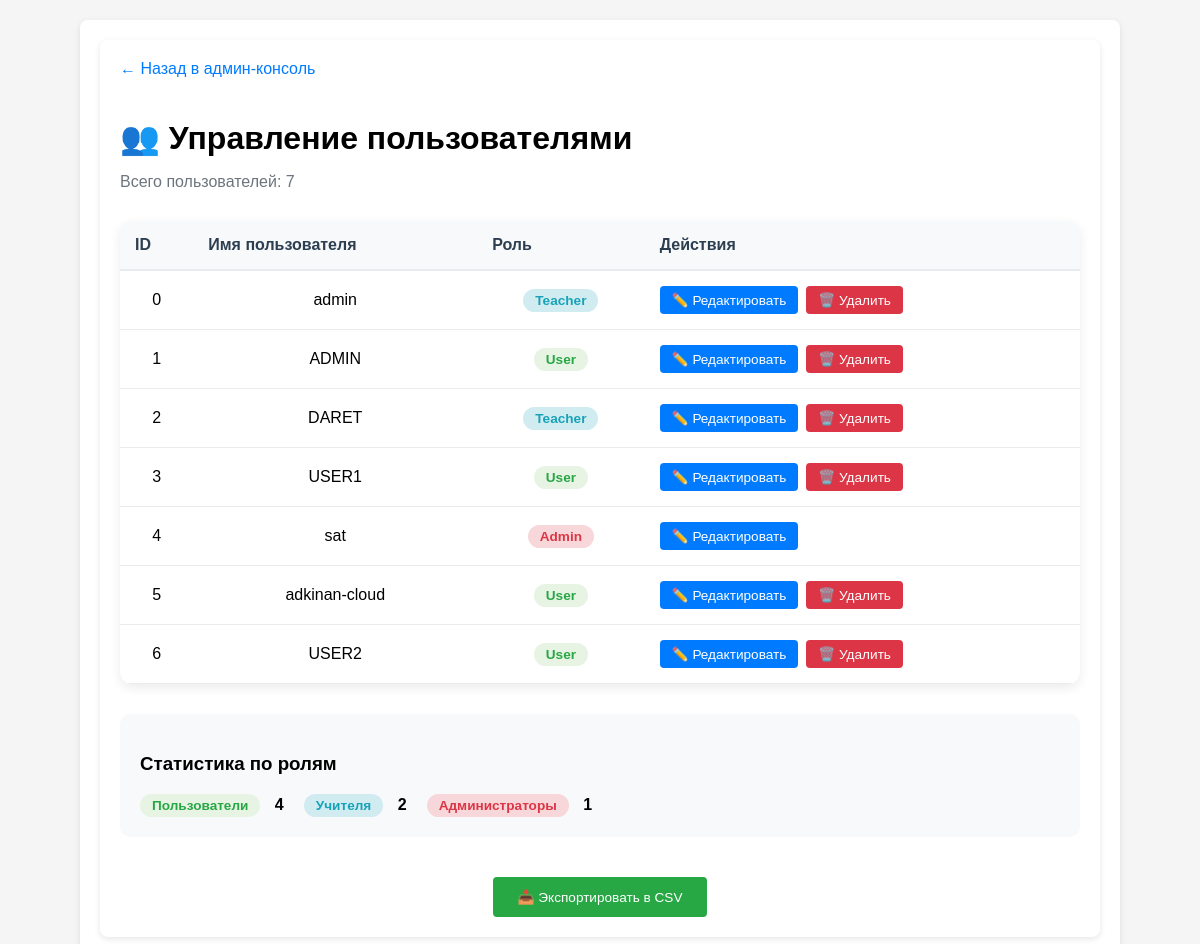
Page /cons/users (signed in) on the earlier database version.
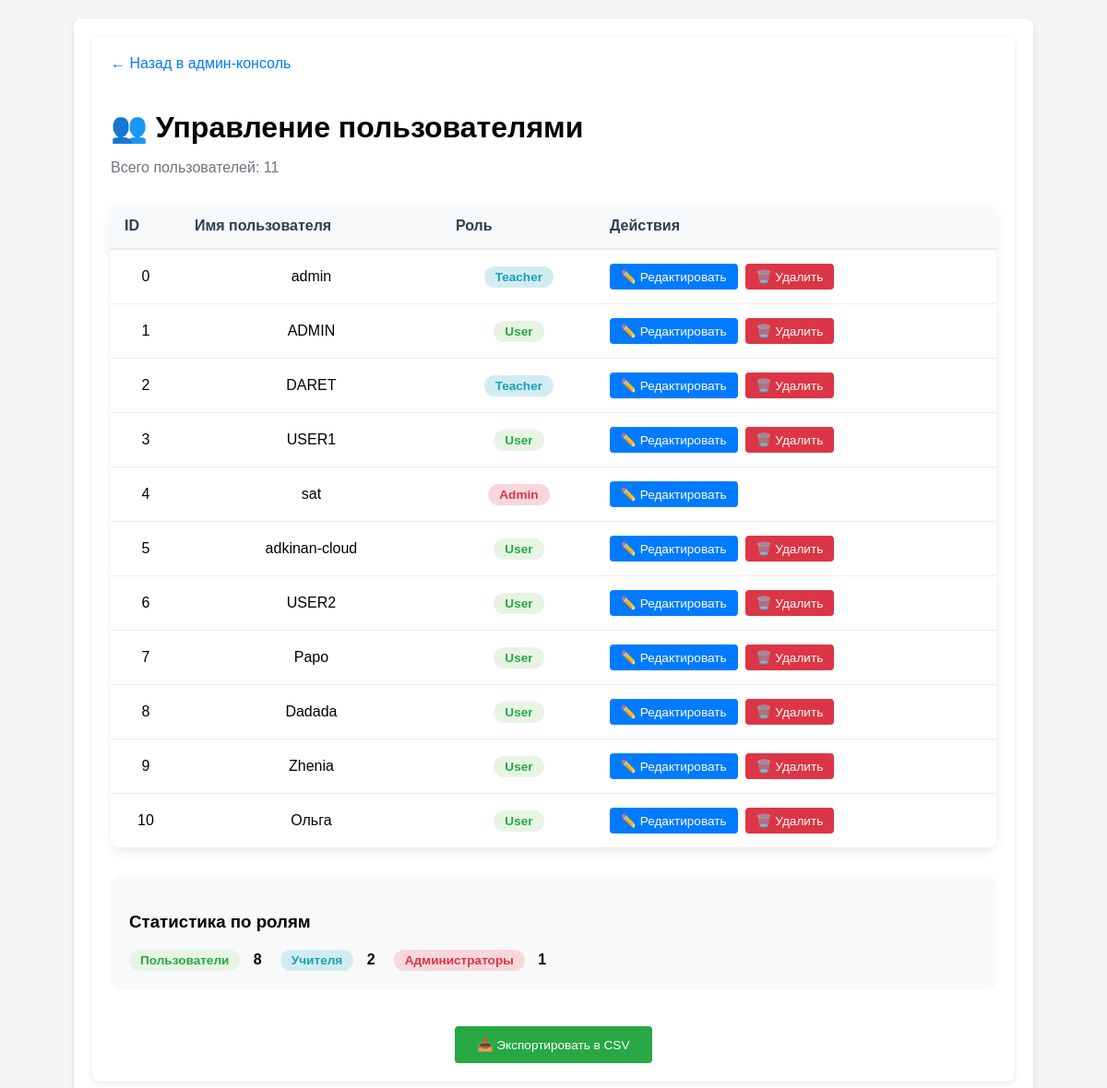
Same page on the later database version.
### app.py (models this page shows, shortened)
class User(db.Model, UserMixin):
    __tablename__ = 'Users'
    id =  db.Column(db.Integer, primary_key=True)
    username = db.Column(db.String(64), unique=True, nullable=False)
    password_hash = db.Column(db.String(64), nullable=False)
    privileges = db.Column(db.Integer, default = 0)
    def __repr__(self):
        return f'<User {self.username}>'
    @property
    def is_admin(self):
        return self.privileges
    @property
    def role_name(self):
        roles = {
            0: 'user',
            1: 'teacher',
            2: 'admin'
        }
        return roles.get(self.privileges, 'unknown')

### app.py (the view)
@app.route('/cons/users')
def console_users():
    if not check_admin():
        return redirect(url_for('ErAuth'))
    users = User.query.order_by(User.id).all()
    return render_template(con + 'console_users.html', users=users)

### app.py (called while the page is built)
@login_manager.user_loader
def load_user(user_id):
    return User.query.get(int(user_id))

def check_admin():
    curent_user = User.query.filter(
        User.username.ilike(
            session.get('curent_user')
        )
    ).first()
    print("DEBUD: curent user-admin is", curent_user)
    print("DEBUG: curent user-admin privileges -", curent_user.is_admin)
    if not curent_user or curent_user.role_name != 'admin':
        return False
    else:
        return True

### templates/console_dir/console_users.html (shortened to what this page needs)
{% extends 'base.html' %}
{% block content %}
<div class="container">
    <div style="margin-bottom: 30px;">
        <a href="{{ url_for('cons') }}" style="text-decoration: none; color: #007bff; display: inline-block; margin-bottom: 20px;">
            ← Назад в админ-консоль
        </a>
        <h1 style="margin-bottom: 10px;">👥 Управление пользователями</h1>
        <p style="color: #6c757d;">Всего пользователей: {{ users|length }}</p>
    </div>
    <div class="users-table">
        <table>
            <thead>
                <tr>
                    <th>ID</th>
                    <th>Имя пользователя</th>
                    <th>Роль</th>
                    <th>Действия</th>
                </tr>
            </thead>
            <tbody>
                {% for user in users %}
                <tr>
                    <td>{{ user.id }}</td>
                    <td>{{ user.username }}</td>
                    <td>
                        <span class="user-role-badge role-{{ user.role_name }}">
                            {{ user.role_name|title }}
                        </span>
                    </td>
                    <td>
                        <div class="action-buttons">
                            <a href="{{ url_for('console_user_edit', user_id=user.id) }}"
                               class="action-btn edit">✏️ Редактировать</a>
                            {% if user.username != session.get('curent_user') %}
                            <form action="{{ url_for('console_user_delete', user_id=user.id) }}"
                                  method="POST"
                                  onsubmit="return confirm('Удалить пользователя {{ user.username }}?');"
                                  style="display: inline;">
                                <button type="submit" class="action-btn delete">🗑️ Удалить</button>
                            </form>
                            {% endif %}
                        </div>
                    </td>
                </tr>
                {% endfor %}
            </tbody>
        </table>
    </div>
    <div style="background: #f8f9fa; padding: 20px; border-radius: 10px; margin-bottom: 30px;">
        <h3>Статистика по ролям</h3>
        <div style="display: flex; gap: 20px; margin-top: 15px;">
            <div>
                <span class="user-role-badge role-user">Пользователи</span>
                <strong style="margin-left: 10px;">{{ users|selectattr('privileges', 'equalto', 0)|list|length }}</strong>
            </div>
            <div>
                <span class="user-role-badge role-teacher">Учителя</span>
                <strong style="margin-left: 10px;">{{ users|selectattr('privileges', 'equalto', 1)|list|length }}</strong>
            </div>
            <div>
                <span class="user-role-badge role-admin">Администраторы</span>
                <strong style="margin-left: 10px;">{{ users|selectattr('privileges', 'equalto', 2)|list|length }}</strong>
            </div>
        </div>
    </div>
    <div style="text-align: center; margin-top: 40px;">
        <a href="{{ url_for('export_users_csv') }}" class="action-btn" style="background: #28a745; color: white; padding: 12px 25px;">
            📥 Экспортировать в CSV
        </a>
    </div>
</div>
{% endblock %}
{% set show_footer = False %}

### templates/base.html (shortened to what this page needs)
<!doctype html>
<html lang="ru">
<head>
{% block header %}
<link rel="stylesheet" href="{{ url_for('static', filename='style.css') }}">
{% endblock  %}
</head>
<body>
<div class="container">
  {% block content %}{% endblock %}
</div>
</body>
</html>

### static/style.css (style rules this page uses)
body { font-family:Arial,sans-serif;margin:0;padding:20px;background:#f5f5f5 }
.container { max-width:1000px; margin:auto; background:white; padding:20px; border-radius:8px; box-shadow:0 2px 6px rgba(0,0,0,.1) }
button { padding:10px 20px; background:#007bff; color:white; border:none; border-radius:4px; cursor:pointer }
button, .btn { padding: 10px 20px; background:#007bff; color:white; border:none; border-radius:4px; cursor:pointer; font-size:1rem; }
table { width: 100%; border-collapse: collapse; margin: 0; }
thead { position: sticky; top: 0; background-color: #f8f9fa; z-index: 10; }
th, td { border-bottom: 1px solid #e0e0e0; padding: 8px; text-align: center; vertical-align: middle; }
th { border-bottom: 2px solid #007bff; position: sticky; top: 0; }

### templates/console_dir/console_users.html (style rules this page uses)
.users-table { background: white; border-radius: 12px; overflow: hidden; box-shadow: 0 4px 12px rgba(0,0,0,0.08); margin-bottom: 30px; }
.users-table table { width: 100%; border-collapse: collapse; }
.users-table th { background: #f8f9fa; padding: 15px; text-align: left; font-weight: 600; color: #2c3e50; border-bottom: 2px solid #e9ecef; }
.users-table td { padding: 15px; border-bottom: 1px solid #e9ecef; }
.user-role-badge { display: inline-block; padding: 4px 12px; border-radius: 20px; font-size: 0.85rem; font-weight: 600; }
.role-user { background: #e7f4e4; color: #28a745; }
.role-teacher { background: #d1ecf1; color: #17a2b8; }
.role-admin { background: #f8d7da; color: #dc3545; }
.action-buttons { display: flex; gap: 8px; }
.action-btn { padding: 6px 12px; border: none; border-radius: 4px; font-size: 0.85rem; cursor: pointer; text-decoration: none; display: inline-block; }
.action-btn.edit { background: #007bff; color: white; }
.action-btn.delete { background: #dc3545; color: white; }

Differences in the rows shown:
added User: id "7", username "Papo", role_name "User"
added User: id "8", username "Dadada", role_name "User"
added User: id "9", username "Zhenia", role_name "User"
added User: id "10", username "Ольга", role_name "User"
Other differences:
{{ users|length }}: "7" → "11"
{{ users|selectattr('privileges', 'equalto', 0)|list|length }}: "4" → "8"
